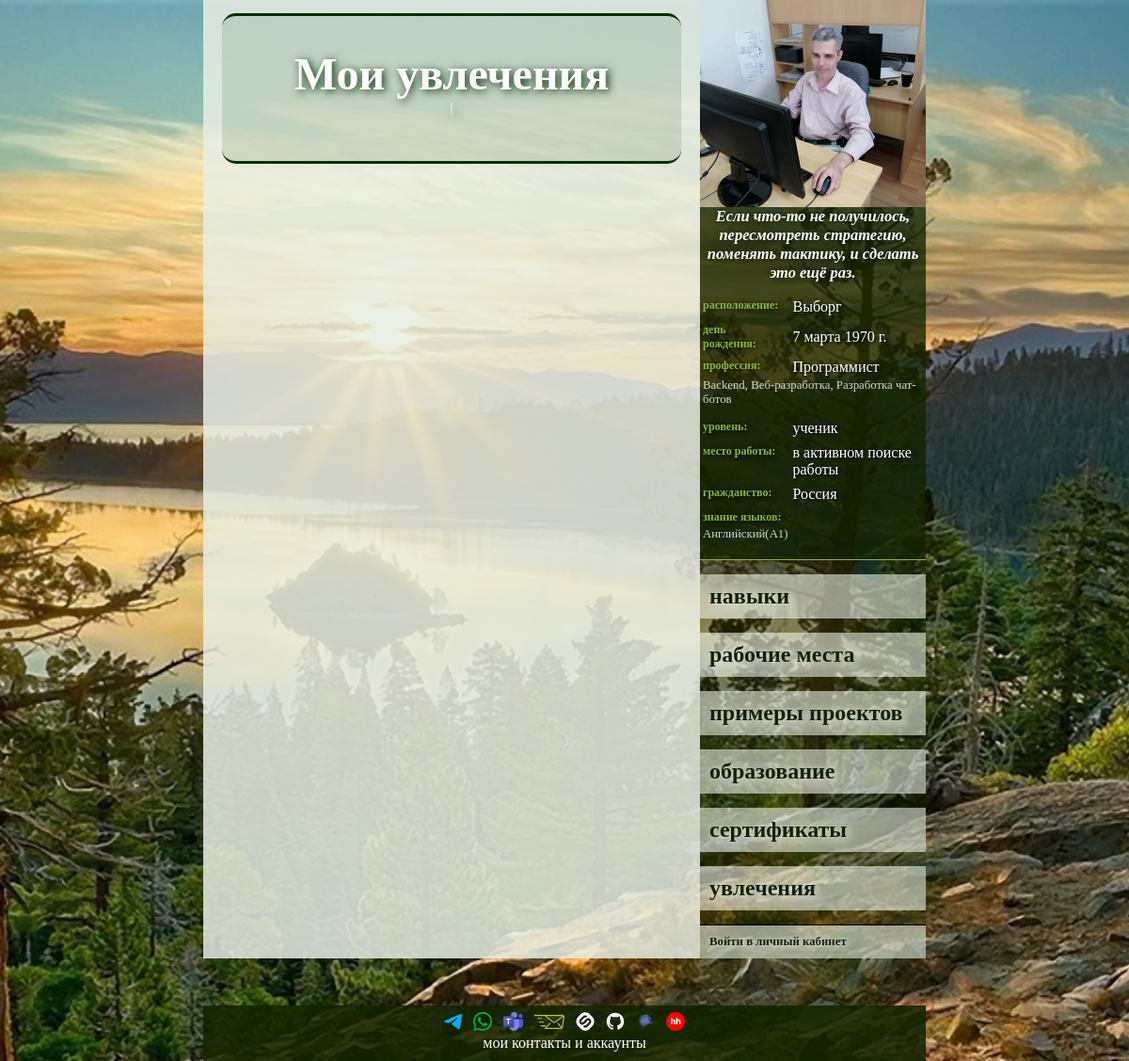
The page /1/data/passion on the database as committed earlier.
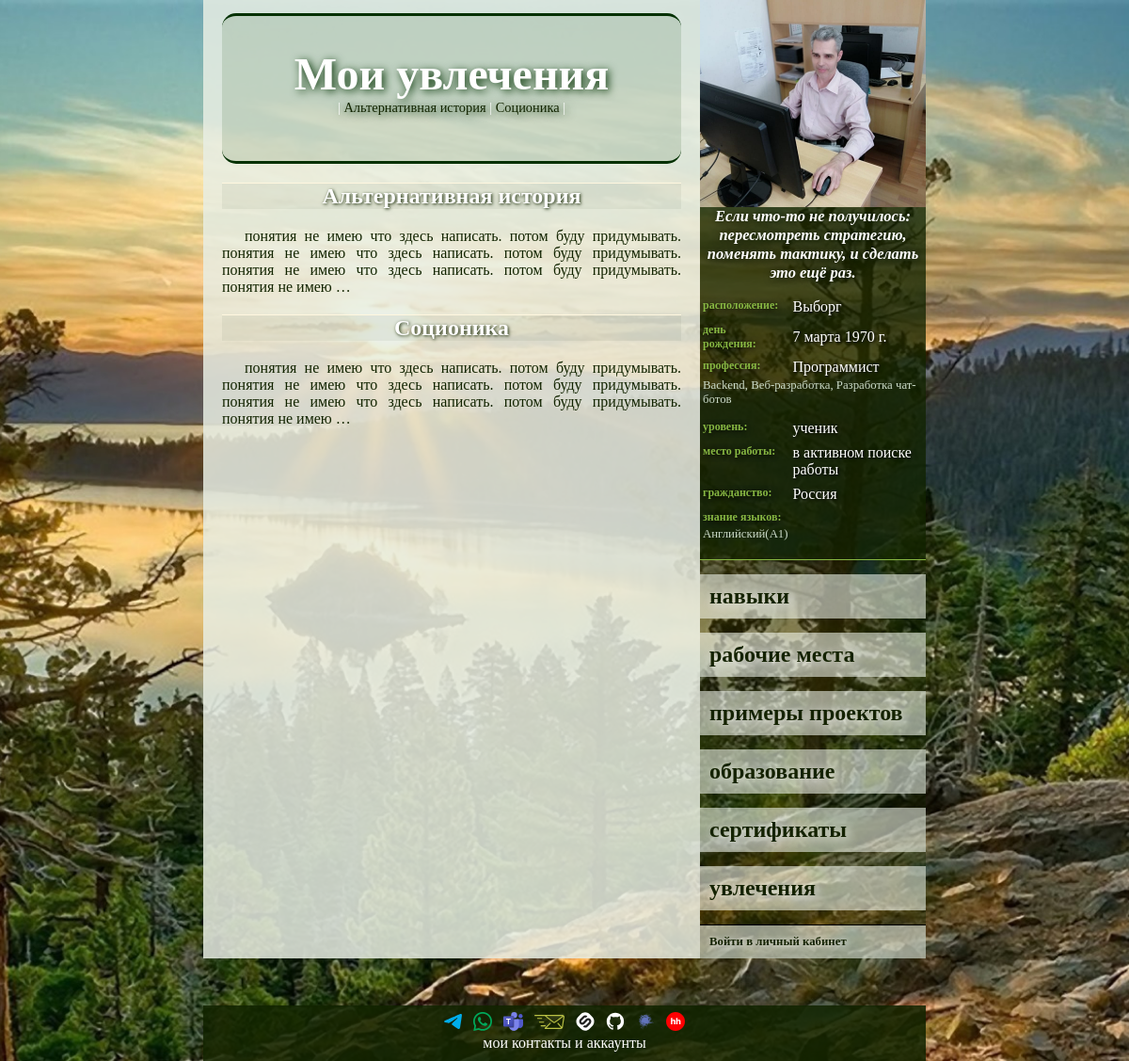
The same page on the database as committed later.
### new/models.py (models this page shows)
class MyUser(AbstractUser):
    PROFESSIONAL_LEVELS = {
        "": "— Нет никакого —",
        "LR": "ученик",
        "BR": "начинающий",
        "LL": "небольшой опыт",
        "EX": "опыт есть",
        "PR": "профессионал",
        "SP": "супер-профессионал",
        "HB": "хобби",
    }
    BIOLOGICAL_SEX = {
        "": "— Не выбран —",
        "F": "женский",
        "M": "мужской"
    }
    photo = models.ImageField(
        "Собственное изображение",
        upload_to="user_s_photo/",
        null=True,
        blank=True,
    )
    biological_sex = models.CharField(
        max_length=1,
        choices=BIOLOGICAL_SEX,
        null=True,
        blank=True,
        verbose_name="Пол",
    )
    patronymic = models.CharField(max_length=100, verbose_name="Отчество", null=True, blank=True)
    birthday = models.DateField(null=True, blank=True, verbose_name="День рождения")
    citizenship = models.ForeignKey(
        CountryOfConsignment, on_delete=models.SET_NULL, null=True, blank=True, verbose_name="Гражданство"
    )
    city = models.ForeignKey(City, on_delete=models.SET_NULL, null=True, blank=True, verbose_name="Город")
    profession = models.ForeignKey(
        Profession, on_delete=models.SET_NULL, null=True, blank=True, verbose_name="Профессия"
    )
    specialization_professions = models.ManyToManyField(
        SupplementProfession,
        blank=True,
        related_name="supplement_user",
        verbose_name="Специализация",
    )
    the_level_of_professionalism = models.CharField(
        max_length=2,
        choices=PROFESSIONAL_LEVELS,
        null=True,
        blank=True,
        verbose_name="Уровень профессионализма",
    )
    job = models.ForeignKey(
        Organization,
        on_delete=models.SET_NULL,
        null=True,
        blank=True,
        verbose_name="Текущее место работы",
    )
    languages = models.ManyToManyField(
        Language,
        blank=True,
        related_name="knowledge_of_foreign_languages",
        verbose_name="Знание языков",
    )
    motto = models.CharField(max_length=1000, verbose_name="Мой девиз", null=True, blank=True)
    about_me = models.TextField(verbose_name="Обо мне", null=True, blank=True)

class City(models.Model):
    name = models.CharField(max_length=100, unique=True, verbose_name="Название")
    class Meta:
        ordering = ["name"]
        verbose_name = "Название города"
        verbose_name_plural = "Названия городов"
    def __str__(self):
        return self.name

class Profession(models.Model):
    name = models.CharField(max_length=100, unique=True, verbose_name="Название")
    supplement_the_profession_of_the_user = models.ManyToManyField(
        SupplementProfession,
        related_name="supplement_profession"
    )
    class Meta:
        ordering = ["name"]
        verbose_name = "Профессия"
        verbose_name_plural = "Профессии"
    def __str__(self):
        return self.name

class SupplementProfession(models.Model):
    name = models.CharField(max_length=100, unique=True, verbose_name="Наименование")
    class Meta:
        ordering = ["name"]
        verbose_name = "Специализация"
        verbose_name_plural = "Специализации"
    def __str__(self):
        return self.name

class Organization(models.Model):
    name = models.CharField(max_length=100, unique=True, verbose_name="Название")
    city = models.ForeignKey(City, on_delete=models.SET_NULL, null=True, blank=True, verbose_name="Город")
    class Meta:
        ordering = ["name"]
        verbose_name = "Организация"
        verbose_name_plural = "Организации"
    def __str__(self):
        return self.name

class CountryOfConsignment(models.Model):
    name = models.CharField(max_length=100, unique=True, verbose_name="Название")
    state_flag = models.ImageField("Государственный флаг", upload_to="flag/", null=True, blank=True)
    class Meta:
        ordering = ["name"]
        verbose_name = "Название страны"
        verbose_name_plural = "Названия стран"
    def __str__(self):
        return self.name

class Language(models.Model):
    LANGUAGE_LEVEL = {
        "A1": "начальный",
        "A2": "элементарный",
        "B1": "средний",
        "B2": "выше среднего",
        "C1": "продвинутый",
        "C2": "профессиональный",
    }
    name = models.CharField(max_length=100, verbose_name="Язык")
    level = models.CharField(
        max_length=2,
        choices=LANGUAGE_LEVEL,
        verbose_name="уровень",
        default="A1"
    )
    class Meta:
        ordering = ["name"]
        verbose_name = "Иностранный язык"
        verbose_name_plural = "Иностранные языки"
    def __str__(self):
        return f"{self.name}({self.level})"

class Generalization(models.Model):
    name = models.CharField(max_length=500, unique=True, verbose_name="Наименование")
    description = models.TextField(verbose_name="Описание")
    def __str__(self):
        return self.name
    class Meta:
        abstract = True

class Passion(Generalization):
    objects: ClassVar[models.Manager["Passion"]]
    class Meta:
        verbose_name = "Увлечение"
        verbose_name_plural = "Увлечения"

### new/views.py (the view)
class ListOfPassions(GetContext, ListView):
    template_name = "new/list_of_passions.html"
    model = Passion
    context_object_name = "passions"

### new/views.py (called while the page is built)
    def get_context_data(self, **kwargs):
        context = super().get_context_data(**kwargs)
        context['i_am'] = MyUser.objects.get(id=1)
        return context

### new/templates/new/list_of_passions.html (shortened to what this page needs)
{%extends 'base.html'%}
{% block body %}
<div class="name_user">
    Мои увлечения
    <div class="under_menu">|
        {%for passion in passions%}
        <a href="{% url 'отобразить конкретное увлечение' passion.id %}">{{ passion }}</a> |
        {% endfor %}
    </div>
</div>
{%for passion in passions%}
    <div class="specifics">
        <h2>{{passion}}</h2>
        <a href="{% url 'отобразить конкретное увлечение' passion.id %}" class="a_main_text"><div class="main_text">
            {{ passion.description|linebreaks|truncatewords:30 }}
        </div></a>
    </div>
{% endfor%}
{% endblock body %}

### new/templates/new/main_info.html
{% load static %}
{% if myuser %}
	<div class="photo">{% if myuser.photo %}
		<a href="/{{ myuser.id }}">
			<img
					src="{% static ''|add:myuser.photo.url %}"
					alt="Личная фотография"
			>
		</a>
		{% else %}
		<img
				src="{% static 'images/user_s_photo/default.jpg' %}"
				alt="Фото по умолчанию"
		>
		{% endif %}
	</div>
	<div class="motto">
		{% if myuser.motto %}
			{{ myuser.motto }}
		{% else %}
			у пользователя нет девиза
		{% endif %}
	</div>
	<table class="ind_info">
		<tbody class="tbl_info">
			{% if myuser.city %}
			<tr>
				<td class="left_column">расположение:</td>
				<td class="right_column">{{ myuser.city }}</td>
			</tr>
			{% endif %}
			{% if myuser.birthday %}
			<tr>
				<td class="left_column">день рождения:</td>
				<td class="right_column">{{ myuser.birthday }}</td>
			</tr>
			{% endif %}
			{% if myuser.profession %}
			<tr>
				<td class="left_column">профессия:</td>
				<td class="right_column">{{ myuser.profession }}</td>
			</tr>
			{% endif %}
            {% if myuser.profession %}
                {% if myuser.specialization_professions %}
                    <tr>
                        <td colspan="2" class="uni_cells">
                            {{ myuser.specialization_professions.all|join:", " }}
                        </td>
                    </tr>
                {% endif %}
            {% endif %}
			{% if myuser.get_the_level_of_professionalism_display %}
			<tr>
				<td class="left_column">уровень:</td>
				<td class="right_column">{{ myuser.get_the_level_of_professionalism_display }}</td>
			</tr>
			{% endif %}
			{% if myuser.job %}
			<tr>
				<td class="left_column">место работы:</td>
				<td class="right_column">{{ myuser.job }}</td>
			</tr>
			{% endif %}
			{% if myuser.citizenship %}
			<tr>
				<td class="left_column">гражданство:</td>
				<td class="right_column">{{ myuser.citizenship }}</td>
			</tr>
			{% endif %}
			{% if myuser.languages.all %}
			<tr>
				<td colspan="2" class="left_column">знание языков:</td>
			</tr>
			<tr>
				<td colspan="2" class="uni_cells">
					{{ myuser.languages.all|join:", " }}
				</td>
			</tr>
			{% endif %}
		</tbody>
	</table>
{% endif %}

Rows that differ between the two databases and show on the page:
added Passion: name "Альтернативная история", description "понятия не имею что здесь написать. потом буду придумывать. понятия не имею что здесь написать. потом буду придумывать. понятия не имею что здесь написать. потом буду придумывать. понятия не имею …"
added Passion: name "Соционика", description "понятия не имею что здесь написать. потом буду придумывать. понятия не имею что здесь написать. потом буду придумывать. понятия не имею что здесь написать. потом буду придумывать. понятия не имею …"
changed MyUser "ученик": motto "Если что-то не получилось, пересмотреть стратегию, поменять тактику, и сделать это ещё раз." → "Если что-то не получилось: пересмотреть стратегию, поменять тактику, и сделать это ещё раз."
